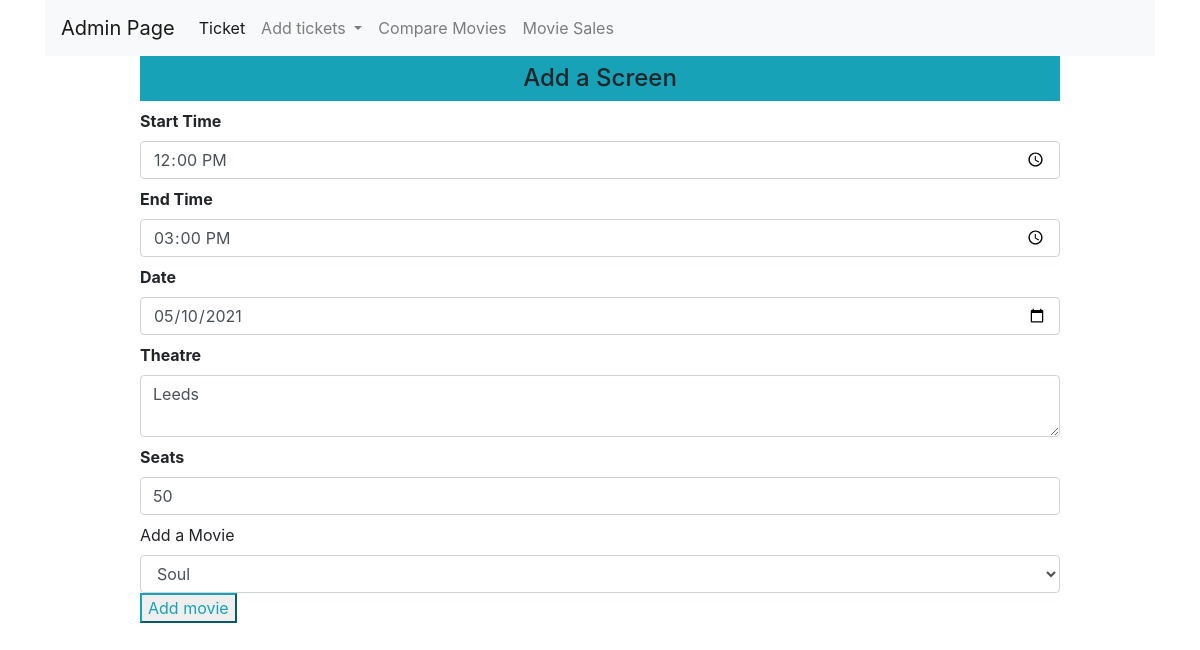
Page /updatescreen/1 (signed in) on the committed database.
### app/cinema/models.py (models this page shows, shortened)
class Screening(db.Model):
    id = db.Column(db.Integer, primary_key=True)
    startTime = db.Column(db.Time, nullable=False)
    endTime = db.Column(db.Time, nullable=False)
    date = db.Column(db.Date, nullable=False)
    theatre = db.Column(db.Text, nullable=False)
    seats = db.Column(db.Integer, nullable=False)
    movie_id = db.Column(db.Integer, db.ForeignKey('movies.id'),nullable=False)
    movie = db.relationship('Movies',backref=db.backref('movie', lazy=True))

class Movies(db.Model):
    id = db.Column(db.Integer, primary_key=True)
    title = db.Column(db.String(80), nullable=False)
    duration = db.Column(db.Text, nullable=False)
    releaseDate = db.Column(db.Text, nullable=False)
    plot = db.Column(db.Text, nullable=False)
    genres = db.Column(db.Text, nullable=False)
    certificate = db.Column(db.Text, nullable=False)
    ratingReason = db.Column(db.Text, nullable=False)
    price = db.Column(db.Numeric(10, 2), nullable=False)
    image = db.Column(db.String(150), nullable=False, default='image.jpg')

### app/cinema/views.py (the view, shortened to what this page needs)
@app.route('/updatescreen/<int:id>', methods=['GET', 'POST'])
def updatescreen(id):
    if 'login_email' not in session:
        flash(f'Please login first', 'danger')
        return redirect(url_for('login'))
    form = Screen(request.form)
    screen = Screening.query.get_or_404(id)
    screens = Screening.query.all()
    movies = Movies.query.all()
    movie = request.form.get('movie')
    form.startTime.data = screen.startTime
    form.endTime.data = screen.endTime
    form.date.data = screen.date
    form.theatre.data = screen.theatre
    form.seats.data = screen.seats
    movie=screen.movie.title
    return render_template('cinema/addscreen.html',form=form, title='Update Ticket', getscreen=screen)

### app/cinema/forms.py
class Screen(Form):
    startTime = TimeField('Start Time', [validators.DataRequired()], default=datetime.now())
    endTime = TimeField('End Time', [validators.DataRequired()], default=datetime.now())
    date = DateField('Date', [validators.DataRequired()], default=datetime.now())
    theatre = TextAreaField('Theatre', [validators.DataRequired()])
    seats = IntegerField('Seats', [validators.DataRequired()])

### app/templates/cinema/addscreen.html (shortened to what this page needs)
{% extends "layout.html" %}
{% block content %}
<div class="container">
    <nav class="navbar navbar-expand-lg navbar-light bg-light">
        <a class="navbar-brand" href="{{url_for('admin')}}">Admin Page</a>
        <div class="collapse navbar-collapse" id="navbarNavDropdown">
          <ul class="navbar-nav">
            <li class="nav-item active">
              <a class="nav-link" href="{{url_for('admin')}}">Ticket <span class="sr-only">(current)</span></a>
            </li>
           <li class="nav-item dropdown">
              <a class="nav-link dropdown-toggle" href="#" id="navbarDropdownMenuLink" role="button" data-toggle="dropdown" aria-haspopup="true" aria-expanded="false">
                Add tickets
              </a>
           </li>
              <li class="nav-item">
              <a class="nav-link" href="{{url_for('cmpmovies')}}">Compare Movies</a>
            </li>
               <li class="nav-item">
              <a class="nav-link" href="{{url_for('moviesales')}}">Movie Sales</a>
            </li>
          </ul>
        </div>
      </nav>
</div>
<div class="container">
    <div class="row">
        <div class="col-md-1"></div>
            <div class="col-md-10">
                <div class="text-center bg-info p-2 h4">Add a Screen</div>
                {% from "_formhelpers.html" import render_field %}
                <form method="post" enctype="multipart/form-data">
                <div>
                    {{ render_field(form.startTime, class="form-control") }}
                    {{ render_field(form.endTime, class="form-control") }}
                    {{ render_field(form.date, class="form-control") }}
                    {{ render_field(form.theatre, class="form-control") }}
                    {{ render_field(form.seats, class="form-control") }}
                    <label for="movie">Add a Movie</label>
                    <select name="movie" id="movie" class="form-control" required>
                    {% if getscreen %}
                      <option value="{{getscreen.movie_id}}" style="display: none;">{{getscreen.movie.title}}</option>
                     {% else %}
                     <option value=""> Select A Movie</option>
                     {% for movie in movies %}
                     <option value="{{movie.id}}">{{movie.title}}</option>
                     {% endfor %}
                     {% endif %}
                    </select>
                </div>
                <input type="submit" value="{% if getmovie %}Update {% else %}Add{% endif %} movie" class="btn-outline-info">
                </form>
            </div>
      <div class="col-md-1"></div>
    </div>
</div>
{% endblock content %}

### app/templates/_formhelpers.html (shortened to what this page needs)
{% macro render_field(field) %}
  <dt>{{ field.label }}
  <dd>{{ field(**kwargs)|safe }}
  </dd>
{% endmacro %}

### rows in the picture
Screening: startTime "12:00", endTime "15:00", date "05/10/2021", theatre "Leeds", seats "50"
Movies: movie "Soul"

### other values in the picture
{{ field.label }} "Start Time End Time Date Theatre Seats"
